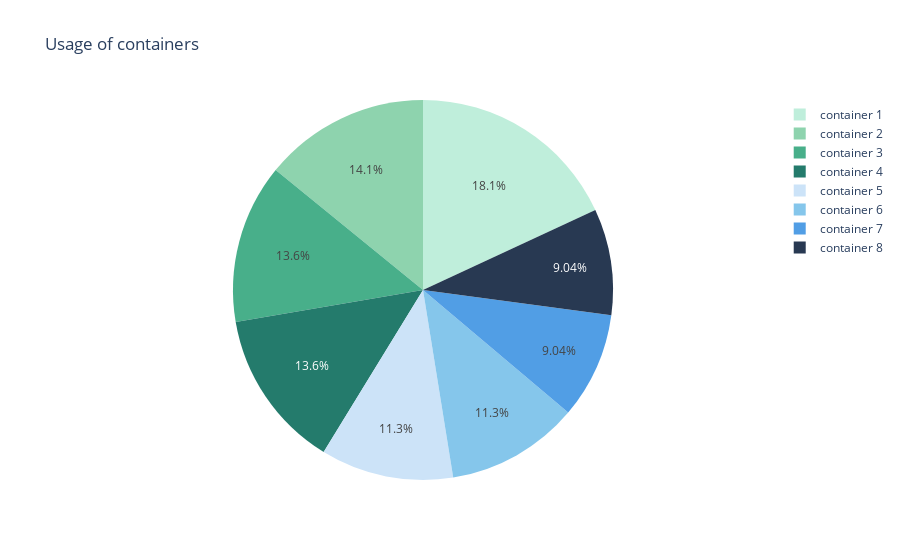

Source (notebook cell):
### Code cell
import plotly.graph_objects as go

# Define colors
colors = ['#BFEEDB', '#8ED3AE', '#48AF8A', '#247B6C', '#CCE3F8', '#85C6EB', '#519EE5', '#283952']

# Data
containers = ['container '+str(i) for i in range(1,9)]
quantites_containers = list(data['Container'].value_counts())

# Create figure
fig = go.Figure(data=[go.Pie(labels=containers, values=quantites_containers)])

# Update layout
fig.update_traces(marker=dict(colors=colors))
fig.update_layout(title='Usage of containers')

# Show plot
fig.show()

### Figure 1 — Plotly figure (JSON) as saved in the notebook; plotly's stock layout.template omitted (floating-point values rounded to 4 significant figures)
{"data": [{"labels": ["container 1", "container 2", "container 3", "container 4", "container 5", "container 6", "container 7", "container 8"], "marker": {"colors": ["#BFEEDB", "#8ED3AE", "#48AF8A", "#247B6C", "#CCE3F8", "#85C6EB", "#519EE5", "#283952"]}, "type": "pie", "values": [64, 50, 48, 48, 40, 40, 32, 32]}], "layout": {"title": {"text": "Usage of containers"}}}
